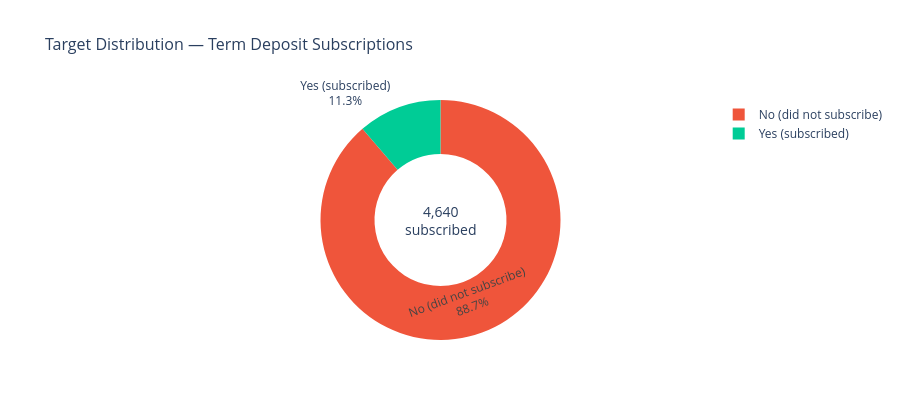

This figure's notebook cell:
### Markdown cell above
---
## Section 1 — The Imbalance Problem

Before any test, we need to understand the target distribution.  
An 88/12 split means a naive model that always predicts "no" would be 88% accurate — and completely useless.

### Code cell
counts = df['y'].value_counts()
pct = df['y'].value_counts(normalize=True) * 100

fig = go.Figure(go.Pie(
    labels=['No (did not subscribe)', 'Yes (subscribed)'],
    values=counts.values,
    hole=0.55,
    marker_colors=['#EF553B', '#00CC96'],
    textinfo='label+percent',
    hovertemplate='<b>%{label}</b><br>Count: %{value:,}<br>Share: %{percent}<extra></extra>'
))
fig.update_layout(
    title=dict(text='Target Distribution — Term Deposit Subscriptions', font_size=16),
    annotations=[dict(text=f'{counts["yes"]:,}<br>subscribed', x=0.5, y=0.5,
                      font_size=14, showarrow=False)],
    height=420
)
fig.show()

### Figure 1 — Plotly figure (JSON) as saved in the notebook; plotly's stock layout.template omitted (floating-point values rounded to 4 significant figures)
{"data": [{"hole": 0.55, "hovertemplate": "<b>%{label}</b><br>Count: %{value:,}<br>Share: %{percent}<extra></extra>", "labels": ["No (did not subscribe)", "Yes (subscribed)"], "marker": {"colors": ["#EF553B", "#00CC96"]}, "textinfo": "label+percent", "type": "pie", "values": [36548, 4640]}], "layout": {"annotations": [{"font": {"size": 14}, "showarrow": false, "text": "4,640<br>subscribed", "x": 0.5, "y": 0.5}], "height": 420, "title": {"font": {"size": 16}, "text": "Target Distribution — Term Deposit Subscriptions"}}}
